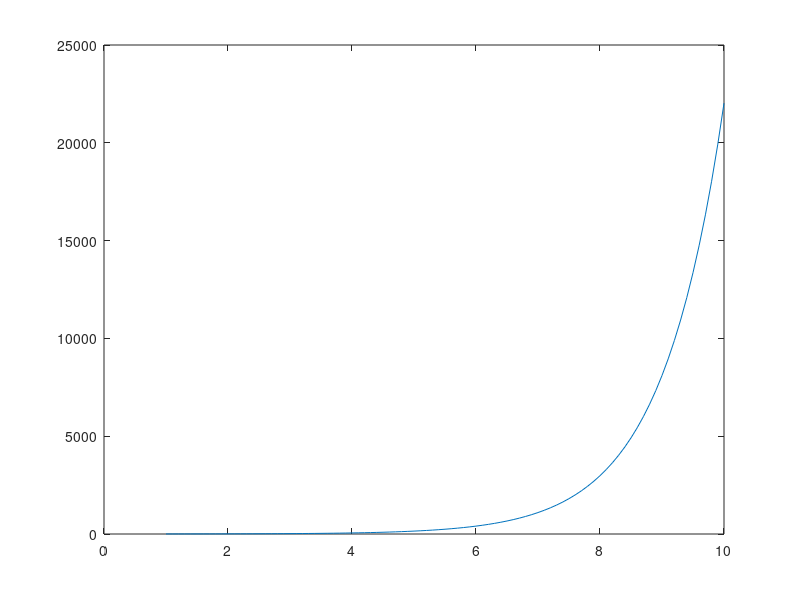

Source code (MATLAB):
clear all; clc; close all;

x = input("Input x: ")
xa = 1:0.1:10;
errmax = 1e-14;

notconverged = true;

k = 0;
yo = x^k/factorial(k);

for ii=1:length(xa)
        x = xa(ii);

        errmax = 1e-7;
        notconverged = true;
        k = 0;
        yo = x^k/factorial(k);

    while (notconverged)
        k = k + 1;
        yn = yo + (x^k/factorial(k));
        err = abs(yn - yo)
        if (err < errmax)
            notconverged = false;
        end
        yo = yn
    end

    ya(ii) = yn;
end

plot(xa, ya);